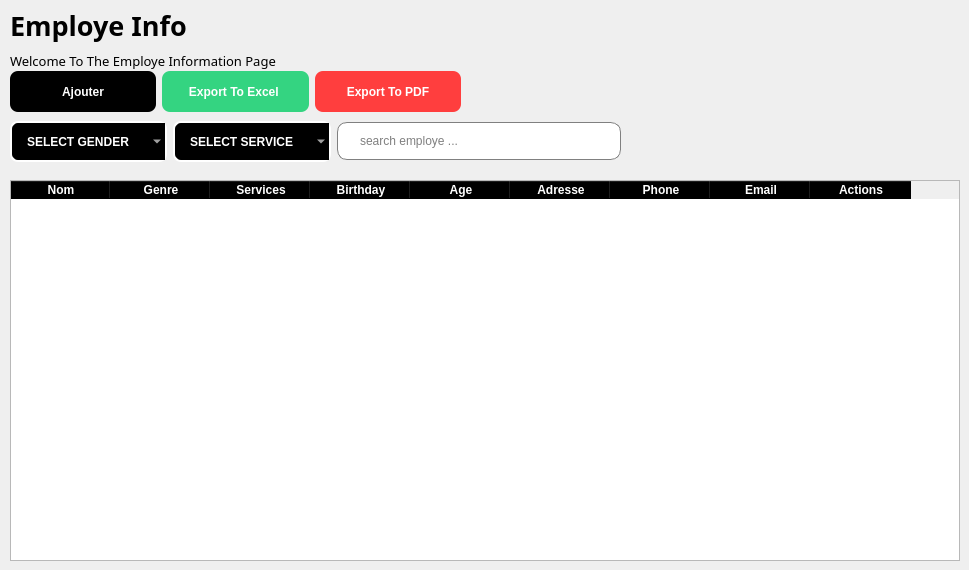
          <widget class="QWidget" name="page_5">
           <widget class="QLabel" name="label_11">
            <property name="geometry">
             <rect>
              <x>10</x>
              <y>0</y>
              <width>181</width>
              <height>51</height>
             </rect>
            </property>
            <property name="font">
             <font>
              <family>Century Gothic</family>
              <pointsize>20</pointsize>
              <bold>true</bold>
             </font>
            </property>
            <property name="text">
             <string>Employe Info</string>
            </property>
           </widget>
           <widget class="QLabel" name="label_14">
            <property name="geometry">
             <rect>
              <x>10</x>
              <y>40</y>
              <width>281</width>
              <height>41</height>
             </rect>
            </property>
            <property name="font">
             <font>
              <family>Century Gothic</family>
              <pointsize>10</pointsize>
              <bold>false</bold>
             </font>
            </property>
            <property name="text">
             <string>Welcome To The Employe Information Page</string>
            </property>
           </widget>
           <widget class="QTableWidget" name="employe_info_table">
            <property name="geometry">
             <rect>
              <x>10</x>
              <y>180</y>
              <width>950</width>
              <height>381</height>
             </rect>
            </property>
            <property name="styleSheet">
             <string notr="true">QHeaderView::section{
  font-weight:bold;
	background-color: black ;
  color:white;
   
}
QTableWidget:{
     alternate-background-color:#B0EDFB;
     background-color: #F4F9FA ;
}</string>
            </property>
            <property name="alternatingRowColors">
             <bool>true</bool>
            </property>
            <column>
             <property name="text">
              <string>Nom</string>
             </property>
            </column>
            <column>
             <property name="text">
              <string>Genre</string>
             </property>
            </column>
            <column>
             <property name="text">
              <string>Services</string>
             </property>
            </column>
            <column>
             <property name="text">
              <string>Birthday</string>
             </property>
            </column>
            <column>
             <property name="text">
              <string>Age</string>
             </property>
            </column>
            <column>
             <property name="text">
              <string>Adresse</string>
             </property>
            </column>
            <column>
             <property name="text">
              <string>Phone</string>
             </property>
            </column>
            <column>
             <property name="text">
              <string>Email</string>
             </property>
            </column>
            <column>
             <property name="text">
              <string>Actions</string>
             </property>
            </column>
           </widget>
           <widget class="QWidget" name="layoutWidget">
            <property name="geometry">
             <rect>
              <x>10</x>
              <y>70</y>
              <width>451</width>
              <height>43</height>
             </rect>
            </property>
            <layout class="QHBoxLayout" name="horizontalLayout_6">
             <item>
              <widget class="QPushButton" name="addemployee_btn">
               <property name="minimumSize">
                <size>
                 <width>0</width>
                 <height>41</height>
                </size>
               </property>
               <property name="styleSheet">
                <string notr="true">QPushButton{
	background-color: rgb(0, 0, 0);
color:white;
border: none;
border-radius:8px;
font-weight:bold;
font-size:12
px;

}</string>
               </property>
               <property name="text">
                <string>Ajouter</string>
               </property>
               <property name="icon">
                <iconset resource="ressources.qrc">
                 <normaloff>:/icones/add student.png</normaloff>:/icones/add student.png</iconset>
               </property>
              </widget>
             </item>
             <item>
              <widget class="QPushButton" name="ExportExcel_btn">
               <property name="minimumSize">
                <size>
                 <width>0</width>
                 <height>41</height>
                </size>
               </property>
               <property name="styleSheet">
                <string notr="true">QPushButton{
  background-color:#34D481;
color:white;
border: none;
border-radius:8px;
font-weight:bold;
font-size:12px;

}</string>
               </property>
               <property name="text">
                <string>Export To Excel </string>
               </property>
               <property name="icon">
                <iconset resource="ressources.qrc">
                 <normaloff>:/icones/excel.png</normaloff>:/icones/excel.png</iconset>
               </property>
              </widget>
             </item>
             <item>
              <widget class="QPushButton" name="ExportPdf_btn">
               <property name="minimumSize">
                <size>
                 <width>0</width>
                 <height>41</height>
                </size>
               </property>
               <property name="styleSheet">
                <string notr="true">QPushButton{
	background-color: rgb(255, 62, 62);
color:white;
border: none;
border-radius:8px;
font-weight:bold;
font-size:12px;

}</string>
               </property>
               <property name="text">
                <string>Export To PDF</string>
               </property>
               <property name="icon">
                <iconset resource="ressources.qrc">
                 <normaloff>:/icones/pdf (1).png</normaloff>:/icones/pdf (1).png</iconset>
               </property>
              </widget>
             </item>
            </layout>
           </widget>
           <widget class="QWidget" name="layoutWidget">
            <property name="geometry">
             <rect>
              <x>10</x>
              <y>120</y>
              <width>611</width>
              <height>43</height>
             </rect>
            </property>
            <layout class="QHBoxLayout" name="horizontalLayout_7">
             <item>
              <widget class="QComboBox" name="select_gender">
               <property name="minimumSize">
                <size>
                 <width>150</width>
                 <height>0</height>
                </size>
               </property>
               <property name="styleSheet">
                <string notr="true">QComboBox{
     border: 2px solid white;
     border-radius: 8px;
     padding :1px  18px  1px  3px ;
     background-color:black;
	 color: rgb(255, 255, 255);
     height: 35px;
     padding-left: 15px;
     font-weight:bold;
     selection-background-color: #2980B9;
}</string>
               </property>
               <item>
                <property name="text">
                 <string>SELECT GENDER</string>
                </property>
               </item>
               <item>
                <property name="text">
                 <string>Male</string>
                </property>
               </item>
               <item>
                <property name="text">
                 <string>Female</string>
                </property>
               </item>
              </widget>
             </item>
             <item>
              <widget class="QComboBox" name="select_services">
               <property name="minimumSize">
                <size>
                 <width>150</width>
                 <height>0</height>
                </size>
               </property>
               <property name="styleSheet">
                <string notr="true">QComboBox{
     border: 2px solid white;
     border-radius: 8px;
     padding :1px  18px  1px  3px ;
     background-color:black;
	 color: rgb(255, 255, 255);
     height: 35px;
     padding-left: 15px;
     font-weight:bold;
     selection-background-color: #2980B9;
}</string>
               </property>
               <item>
                <property name="text">
                 <string>SELECT SERVICE</string>
                </property>
               </item>
               <item>
                <property name="text">
                 <string>Preci-Dip</string>
                </property>
               </item>
               <item>
                <property name="text">
                 <string>Cellduc</string>
                </property>
               </item>
               <item>
                <property name="text">
                 <string>CMS</string>
                </property>
               </item>
               <item>
                <property name="text">
                 <string>4Energy</string>
                </property>
               </item>
               <item>
                <property name="text">
                 <string>Qualite</string>
                </property>
               </item>
               <item>
                <property name="text">
                 <string>CMS</string>
                </property>
               </item>
               <item>
                <property name="text">
                 <string/>
                </property>
               </item>
              </widget>
             </item>
             <item>
              <widget class="QLineEdit" name="search_employe">
               <property name="minimumSize">
                <size>
                 <width>0</width>
                 <height>38</height>
                </size>
               </property>
               <property name="maximumSize">
                <size>
                 <width>16777215</width>
                 <height>38</height>
                </size>
               </property>
               <property name="styleSheet">
                <string notr="true">QLineEdit{
  padding-left:20px;
  border:1px solid gray;
  border-radius:10px;
}</string>
               </property>
               <property name="readOnly">
                <bool>false</bool>
               </property>
               <property name="placeholderText">
                <string>search employe ...</string>
               </property>
              </widget>
             </item>
            </layout>
           </widget>
          </widget>
